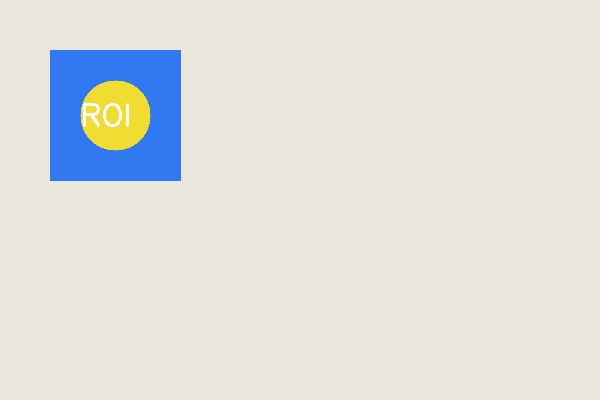
#> input picture sample_inputs/input_exp18.jpg, 600 x 400 px
$ python Exp18_ROI_Crop_Copy_and_Paste.py
#> lines starting #> are read from the running program, lines starting #| are printed output that depends on the picture
import cv2
import os

# Experiment 18: ROI Cropping, Copying and Pasting
image_path = os.path.join(os.path.dirname(__file__), "..", "sample_inputs", "input_exp18.jpg")
image = cv2.imread(image_path)
#> image is the input picture: shape (400, 600, 3); mean B, G, R 217.9, 223.8, 223.9
if image is None:
    image = cv2.imread("input_exp18.jpg")

result_image = image.copy()
# Select ROI (top-left region)
roi = image[50:180, 50:180]
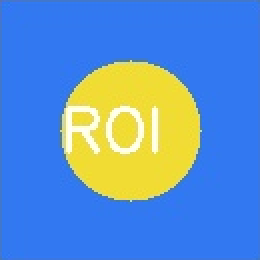
#> roi: shape (130, 130, 3) (shown 2 times larger); mean B, G, R 202.2, 143.7, 94
# Paste into new location (bottom-right region)
result_image[200:330, 380:510] = roi
cv2.rectangle(result_image, (380, 200), (510, 330), (0, 255, 0), 2)
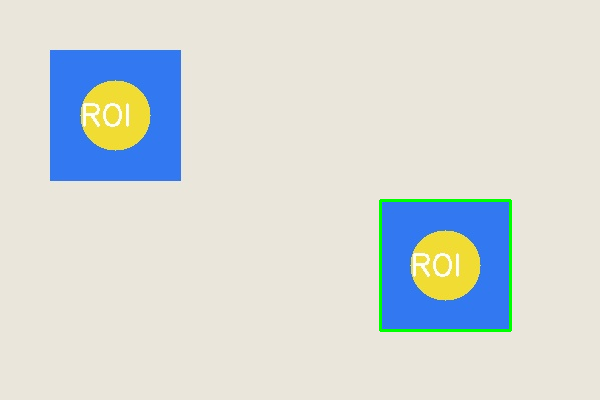
#> result_image: shape (400, 600, 3); mean B, G, R 215.3, 218.2, 213.1

cv2.imshow("Original Image", image)
cv2.imshow("ROI Cropped and Pasted", result_image)

out_path = os.path.join(os.path.dirname(__file__), "..", "output_screenshots", "exp18_output.png")
cv2.imwrite(out_path, cv2.hconcat([image, result_image]))
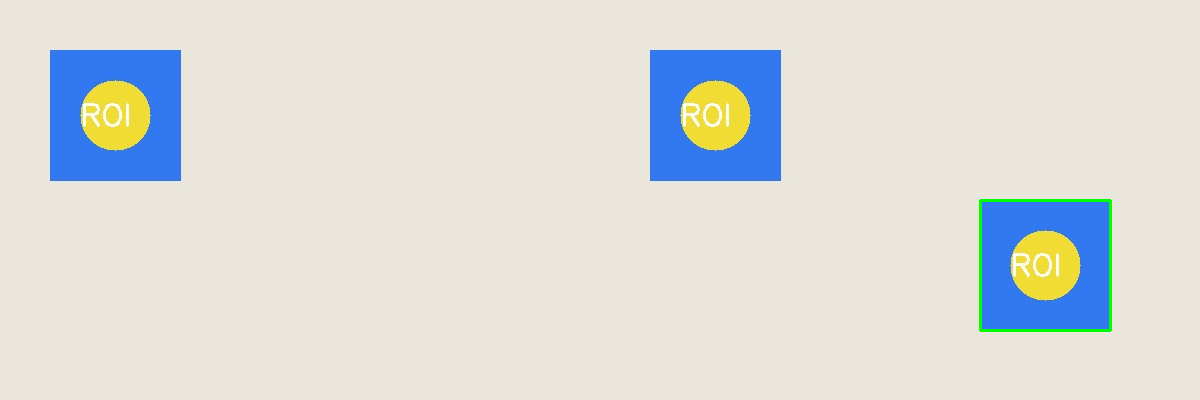
#> saved as exp18_output.png: shape (400, 1200, 3); mean B, G, R 216.6, 221, 218.5
print(f"Exp 18 output saved to {out_path}")

cv2.waitKey(500)
cv2.destroyAllWindows()
